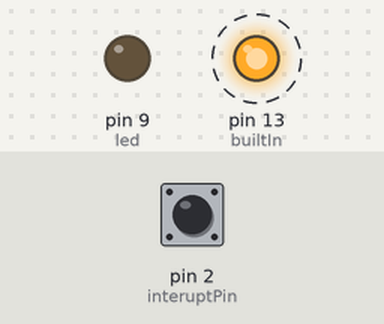
Bench run of a sketch on a simulated Arduino Uno, built with avr-gcc and run on an emulated ATmega328P. Shown: output pins drawn as LEDs (lit = HIGH). Dashed ring = blinking. The test bench sets the inputs (shaded band); at power-on: pin 2 (interuptPin) LOW.

Above: at 1.2 s.
1.3 s: pin 2 (interuptPin) pulled HIGH for 0.15 s
At 2.4 s:
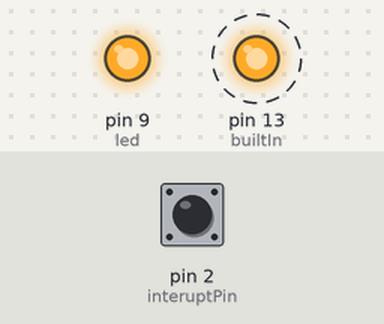
4.3 s: pin 2 (interuptPin) pulled HIGH for 1 s
At 4.9 s:
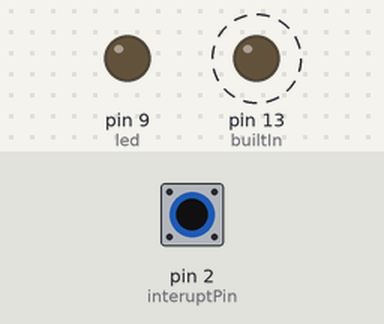
8.0 s: pin 2 (interuptPin) pulled HIGH for 3.2 s
At 8.9 s:
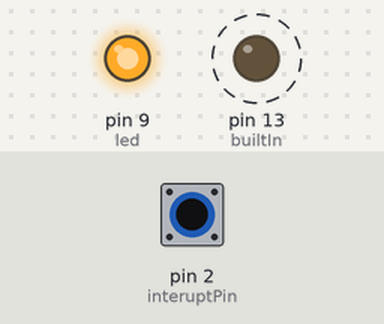
Timing chart, 0 to 18.7 s (numbered marks = the images above; inputs shaded):
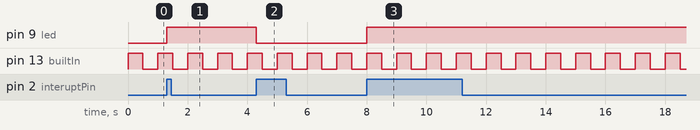

The sketch:

BUTTON_INTERUPT.ino
```cpp
#define interuptPin 2
#define led 9
#define builtIn 13

void setup() {
  pinMode(led, OUTPUT);
  pinMode(builtIn, OUTPUT);
  attachInterrupt(digitalPinToInterrupt(interuptPin), detectBtn, RISING);
}

void loop() {
  digitalWrite(builtIn, !digitalRead(builtIn));
  delay(500);
}

void detectBtn() {
  digitalWrite(led, !digitalRead(led));
}
```

Measured:
- after the input at 1.3 s, pin 9 (led): LOW → HIGH at once
- after the input at 4.3 s, pin 9 (led): HIGH → LOW at once
- after the input at 8.0 s, pin 9 (led): LOW → HIGH at once
- by itself, pin 13 (builtIn): alternates HIGH for 0.50 s and LOW for 0.50 s
